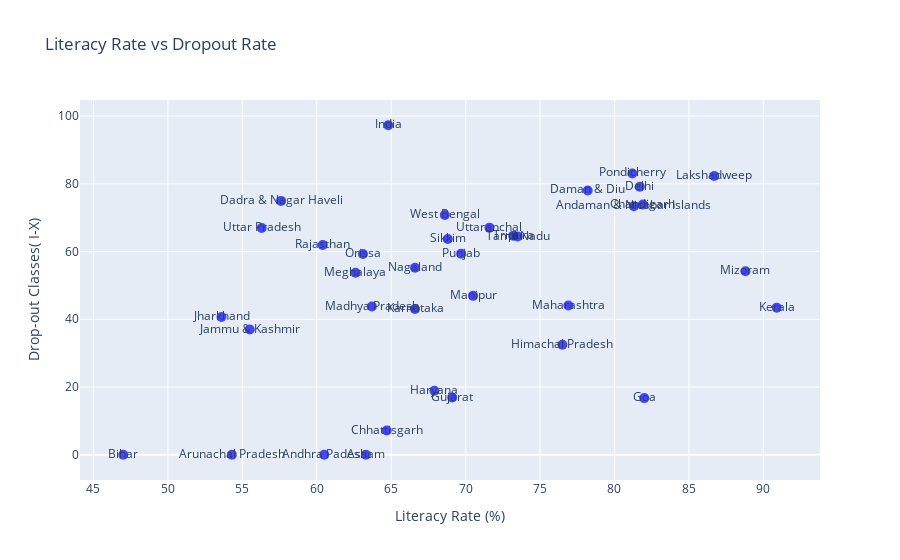

This figure's notebook cell:
### Code cell
fig = px.scatter(df, x="Literacy Rate", y="Drop-out Classes( I-X)", text="State",
                 title="Literacy Rate vs Dropout Rate",
                 labels={"Literacy Rate": "Literacy Rate (%)", "Drop-out Cl": "Dropout Rate (%)"})
fig.update_traces(marker=dict(size=10, color='blue', opacity=0.7))
fig.show()

### Figure 1 — Plotly figure (JSON) as saved in the notebook; plotly's stock layout.template omitted (floating-point values rounded to 4 significant figures)
{"data": [{"hovertemplate": "Literacy Rate (%)=%{x}<br>Drop-out Classes( I-X)=%{y}<br>State=%{text}<extra></extra>", "legendgroup": "", "marker": {"color": "blue", "opacity": 0.7, "size": 10, "symbol": "circle"}, "mode": "markers+text", "name": "", "orientation": "v", "showlegend": false, "text": ["Andhra Padesh", "Arunachal Pradesh", "Assam", "Bihar", "Chhattisgarh", "Goa", "Gujarat", "Haryana", "Himachal Pradesh", "Jammu & Kashmir", "Jharkhand", "Karnataka", "Kerala", "Madhya Pradesh", "Maharashtra", "Manipur", "Meghalaya", "Mizoram", "Nagaland", "Orissa", "Punjab", "Rajasthan", "Sikkim", "Tamil Nadu", "Tripura", "Uttar Pradesh", "Uttaranchal", "West Bengal", "Andaman & Nicobar Islands", "Chandigarh", "Dadra & Nagar Haveli", "Daman & Diu", "Delhi", "Lakshadweep", "Pondicherry", "India"], "type": "scatter", "x": [60.5, 54.3, 63.3, 47.0, 64.7, 82.0, 69.1, 67.9, 76.5, 55.5, 53.6, 66.6, 90.9, 63.7, 76.9, 70.5, 62.6, 88.8, 66.6, 63.1, 69.7, 60.4, 68.8, 73.5, 73.2, 56.3, 71.6, 68.6, 81.3, 81.9, 57.6, 78.2, 81.7, 86.7, 81.2, 64.8], "xaxis": "x", "y": [0.0, 0.0, 0.0, 0.0, 7.15, 16.73, 16.89, 18.88, 32.48, 36.97, 40.65, 43.02, 43.43, 43.77, 44.06, 46.92, 53.75, 54.16, 55.19, 59.29, 59.38, 61.92, 63.69, 64.42, 64.7, 66.95, 67.06, 70.79, 73.36, 73.87, 74.96, 78.03, 79.15, 82.3, 83.06, 97.29], "yaxis": "y"}], "layout": {"legend": {"tracegroupgap": 0}, "title": {"text": "Literacy Rate vs Dropout Rate"}, "xaxis": {"anchor": "y", "domain": [0, 1], "title": {"text": "Literacy Rate (%)"}}, "yaxis": {"anchor": "x", "domain": [0, 1], "title": {"text": "Drop-out Classes( I-X)"}}}}
